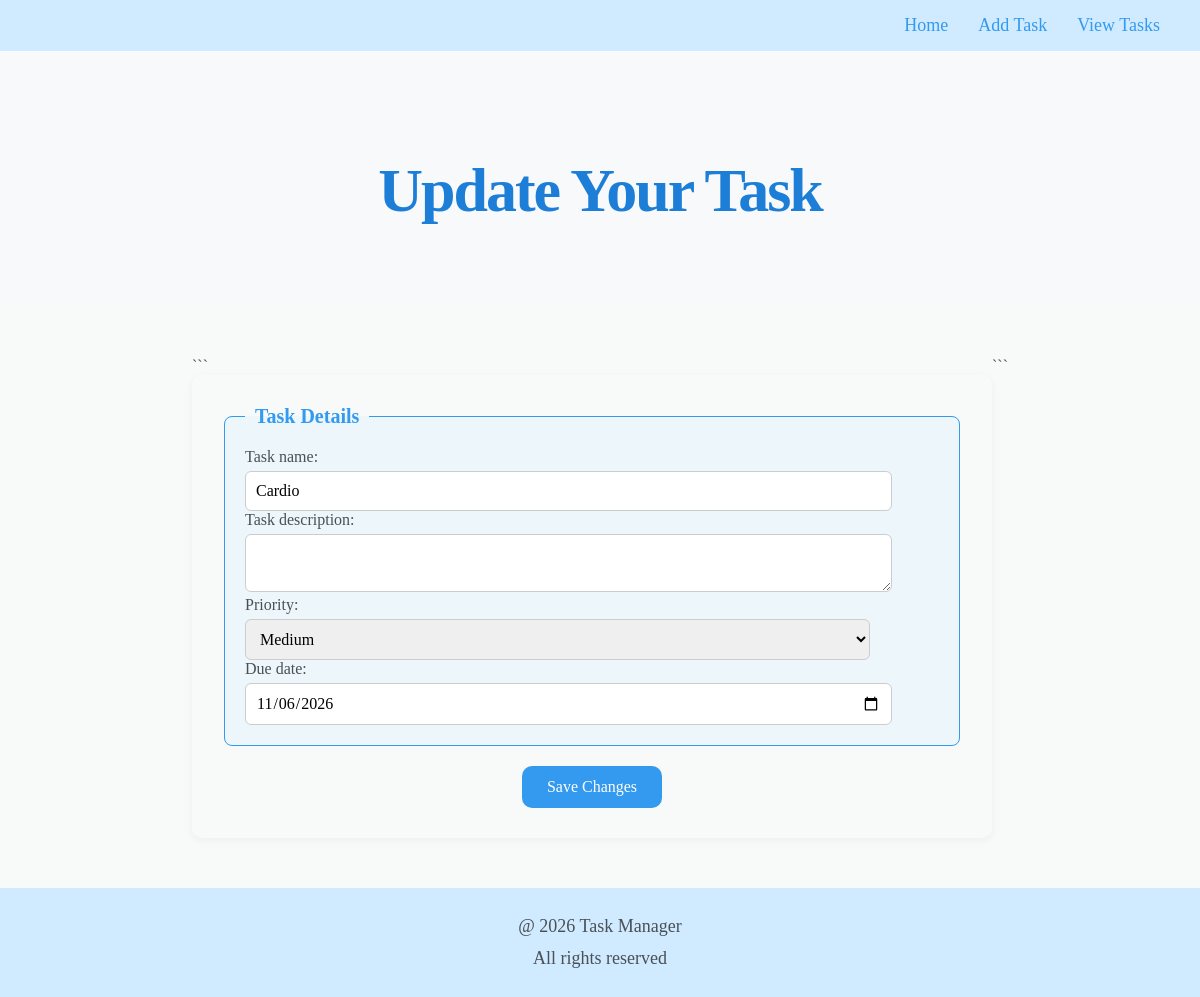
Screenshot of /update_task/12 with the database file from the repository.
### tables this page shows
CREATE TABLE tasks(

        id INTEGER PRIMARY KEY AUTOINCREMENT,
        title TEXT NOT NULL,
        description TEXT DEFAULT 'No description provided',
        priority TEXT NOT NULL 
            CHECK(priority in ('High', 'Medium', 'Low')),
        due_date TEXT DEFAULT NULL,
        status TEXT NOT NULL 
            CHECK(status in ('Pending', 'In Progress', 'Completed'))
    );

### Task-Manager/app.py (the view, shortened to what this page needs)
@app.route('/update_task/<int:task_id>', methods=['GET', 'POST'])
def update_task(task_id):
    connection = None
    try:
        connection = get_db_connection()
        cursor = connection.execute(
            "SELECT * FROM tasks WHERE id = ?",
            (task_id,)
        )
        task = cursor.fetchone()
    except sqlite3.Error as error:
        print('Database error:', error)
        return 'Unable to retrieve task', 500
    finally:
        if connection:
            connection.close()
    if task is None:
        return 'Task not found', 404
    return render_template('update_task.html', task=task)

### Task-Manager/app.py (called while the page is built)
def get_db_connection():
    connection = sqlite3.connect(DB_PATH)
    connection.row_factory = sqlite3.Row
    return connection

### Task-Manager/templates/update_task.html (shortened to what this page needs)
{% extends "base.html" %}
{% block content %}
<header id="hero">
    <div class="hero-container">
        <div class="hero-text">
            <h1>Update Your Task</h1>
        </div>
    </div>
</header>
<section id="task-form">
    <div class="form-container">
```
    <form action="{{ url_for('update_task', task_id=task.id) }}" method="POST">
        <fieldset class="task-details">
            <legend>Task Details</legend>
            <div class="field-group">
                <label for="text">Task name:</label>
                <input
                    type="text"
                    id="text"
                    name="text"
                    value="{{ task.title }}"
                    required
                >
            </div>
            <div class="field-group">
                <label for="desc">Task description:</label>
                <textarea
                    id="desc"
                    name="desc"
                >{{ task.description }}</textarea>
            </div>
            <div class="field-group">
                <label for="priority">Priority:</label>
                <select id="priority" name="priority">
                    <option value="Medium" {% if task.priority == 'Medium' %}selected{% endif %}>Medium</option>
                </select>
            </div>
            <div class="field-group">
                <label for="date">Due date:</label>
                <input
                    type="date"
                    id="date"
                    name="date"
                    value="{{ task.due_date or '' }}"
                >
            </div>
        </fieldset>
        <button type="submit" class="submit-btn">Save Changes</button>
    </form>
</div>
```
</section>
{% endblock %}

### Task-Manager/static/css/style.css (style rules this page uses)
body { font-family: 'Poppins','sans-serif'; color: #495057; background-color: #f8faf9; margin:0; }
#hero { background-color: #f8f9fa; padding: 60px 20px; display: flex; justify-content: center; }
.hero-container { display: flex; align-items: center; justify-content: center; gap:40px; max-width: 1000px; margin: 0 auto; flex-wrap: wrap; text-align: center; }
.hero-text { flex: 1 1 400px; }
.hero-text h1 { font-size: 62px; font-weight: 700; color: #1c7ed6; margin-bottom: 20px; line-height: 1.2; letter-spacing: -2px; }
#task-form { display: flex; flex-direction: row; justify-content: center; padding:50px 20px; }
.form-container { max-width: 800px; width: 100%; }
form { padding: 30px; border-radius: 10px; box-shadow: 0px 2px 8px rgba(0, 0, 0, 0.05); }
fieldset { border:1px solid #339af0; border-radius: 8px; background-color: rgba(208, 235, 255, 0.3); ; padding:20px; margin-bottom: 20px; }
legend { color:#339af0; font-weight: 600; font-size: 20px; padding: 0 10px; }
label { display:block; font-weight: 500; margin-bottom: 5px; color:#495057; }
input,select,textarea { width: 90%; padding: 10px; border-radius: 6px; border: 1px solid #ccc; font-size:16px; font-family: 'Poppins'; }
button.submit-btn { display: block; font-family: 'Poppins'; font-size: 16px; font-weight: 500; border:none; border-radius: 10px; background-color:#339af0 ; color:white; padding: 12px 25px; cursor: pointer; margin:20px auto 0; }

### rows the page displays
tasks: text "Cardio", priority "Medium", date "11/06/2026"
